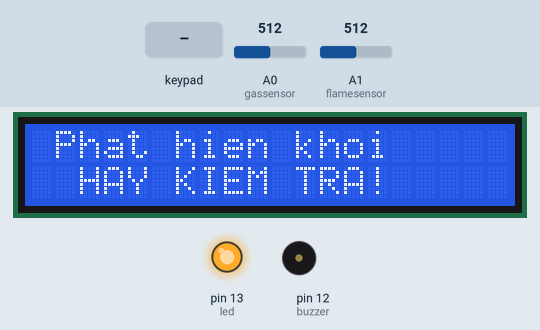
The sketch below on a simulated Arduino Uno, built with avr-gcc and run on an emulated ATmega328P. Shown: 20×2 character LCD, output pins drawn as LEDs (lit = HIGH), buzzer (waves = sounding). The test bench sets the inputs (shaded band); at power-on: A1 (flamesensor) = 512, A0 (gassensor) = 512. What the sketch prints to the serial monitor is not drawn.

Above: at 6.7 s.
6.8 s: key 'C' pressed
At 14.5 s:
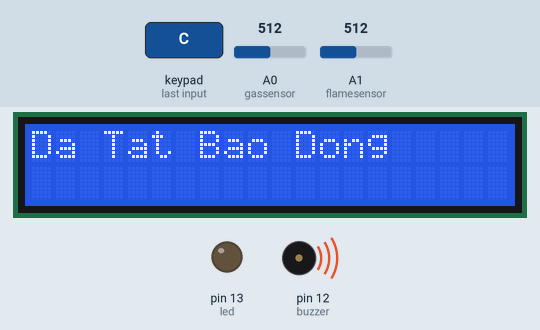
18.7 s: A1 (flamesensor) set to 290
At 21.4 s:
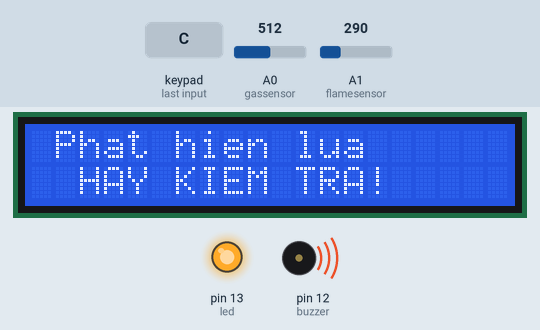
30.6 s: A1 (flamesensor) set to 306
37.3 s: key '#' pressed
At 38.0 s:
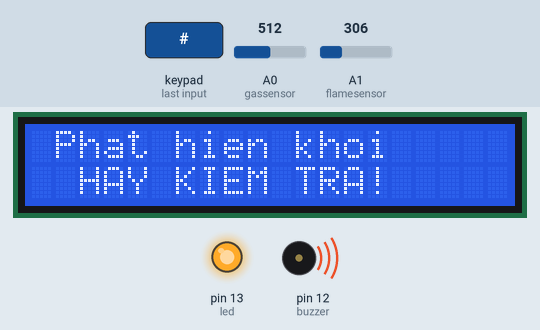
49.2 s: keypad keys 9 8 7 6 pressed 1.5 s apart
At 55.8 s:
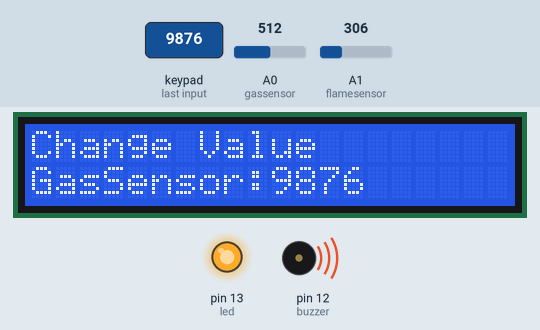
56.7 s: key 'B' pressed
At 57.7 s:
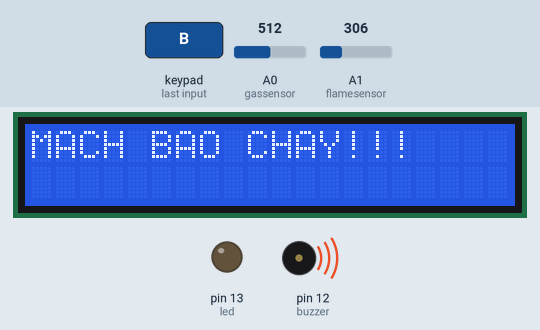
Timing chart, 0 to 65.2 s (numbered marks = the images above; inputs shaded):
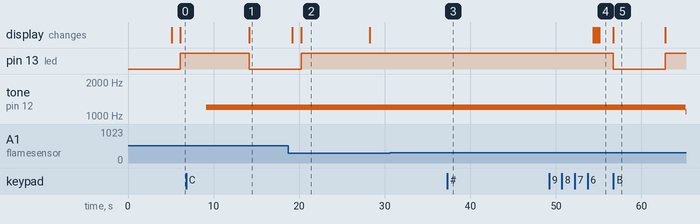

The sketch:

FlameSensor.ino
```cpp
#include <LiquidCrystal_I2C.h>
#include <Keypad.h>

#define GAS_VALUE_MAX 400
#define GAS_VALUE_MIN 0

int flamesensor = A1;
int gassensor = A0;
int led = 13;
int buzzer = 12;

String key_input;//Store the char input from keypad
uint THRESHOLD = GAS_VALUE_MAX;//Value default
//uint dust_sensor_read;//Read dust density from sensor GP2Y101AU0F
bool state = true;

 const byte ROWS = 4; /* four rows */
 const byte COLS = 4; /* four columns */
 char hexaKeys[ROWS][COLS] = {
  {'1','2','3','A'},
  {'4','5','6','B'},
  {'7','8','9','C'},
  {'*','0','#','D'}
  };
 char keypressed;                 //Where the keys are stored it changes very often
 byte rowPins[ROWS] = {9,8,7,6}; /* connect to the row pinouts of the keypad */
 byte colPins[COLS] = {5,4,3,2}; /* connect to the column pinouts of the keypad */
 Keypad customKeypad = Keypad( makeKeymap(hexaKeys), rowPins, colPins, ROWS, COLS);
 LiquidCrystal_I2C lcd(0x27,20,2);

void setup() {
  Serial.begin(115200);
  lcd.init();
  lcd.backlight();
  lcd.setCursor(4 ,0);
  lcd.print("Xin Chao");
  pinMode(led,OUTPUT);
  pinMode(buzzer,OUTPUT);
  delay(5000);
  lcd.clear();
  lcd.print("MACH BAO CHAY!!!");
}

void loop() {
  int FlameValue = analogRead(flamesensor);
  int GasValue = analogRead(gassensor);
    Serial.print("Gas detect  :");
    Serial.println((int)GasValue);
    Serial.print("Flame detect:");
    Serial.println((int)FlameValue);
    delay(1000);
   if(FlameValue<300){
      lcd.clear();
      lcd.setCursor(1,0);
      lcd.print("Phat hien lua");
      lcd.setCursor(2,1);
      lcd.print("HAY KIEM TRA!");
      digitalWrite(led, HIGH);
      tone_buzzer ();
      delay(5000);
      }

  if(GasValue>THRESHOLD){
      lcd.clear();
      lcd.setCursor(1 ,0);
      lcd.print("Phat hien khoi");
      lcd.setCursor(2,1);
      lcd.print("HAY KIEM TRA!");
      digitalWrite(led, HIGH);
      tone_buzzer ();
      delay(5000);
      }

   char key = customKeypad.getKey(); // Ký tự nhập vào sẽ gán cho biến Key

   switch(key){
   case '#':
   //lcd.clear();
   //lcd.setCursor(2,0);
   //lcd.print("Change Value");
   //lcd.setCursor(0,1);
   //lcd.print("GasSensor: ");
   ChangeValue();
   delay(5000);
   }

   switch(key){
   case '*':
   sensor_value();
   delay(5000);
   }

   switch(key){
   case 'B':
   lcd.clear();
   lcd.print("MACH BAO CHAY!!!");
   }

   switch(key){
   case 'C':
   lcd.clear();
   lcd.print("Da Tat Bao Dong");
   digitalWrite(led, LOW);
   delay(5000);
   sensor_value();
   }

   switch(key){
   case 'D':
   lcd.clear();
   lcd.setCursor(1,0);
   lcd.print("Test Canh Bao!");
   digitalWrite(led, HIGH);
   tone_buzzer ();
   delay(5000);
   digitalWrite(led, LOW);
   lcd.clear();
   lcd.print("MACH BAO CHAY!!!");
  }
}

void sensor_value() {
    // read the value of the Flame Sensor:
  int FlameValue = analogRead(flamesensor);
  int GasValue = analogRead(gassensor);
    lcd.clear();
    lcd.setCursor(0,0);
    lcd.print("Flame detect:");
    lcd.print((int)FlameValue);
    lcd.setCursor(0,1);
    lcd.print("Gas detect  :");
    lcd.print((int)GasValue);

}

void ChangeValue(){
  unsigned char i=10;
  lcd.clear();
  NOTE:
    lcd.setCursor(0,0);//Col 0 Row 0
    lcd.print("Change Value");
    lcd.setCursor(0,1);//Col 0 Row 1
    lcd.print("GasSensor:");
  while(1){
   // char key = KEYPAD_SCAN();
    char key = customKeypad.getKey();
    if(key!=0){
      switch(key){
        case '1':        case '2':        case '3':        case '4':        case '5':
        case '6':        case '7':        case '8':        case '9':        case '0':
          lcd.setCursor(0,1);//Col 0 Row 1
          lcd.print("GasSensor:");
          lcd.setCursor(i,1);//Col i Row 1
          lcd.print(key);
          key_input+=key;
          i++;
          break;
        case 'A'://Confirm Threshold
          if(key_input.length() > 0 && key_input.length() <4){
              THRESHOLD = key_input.toInt();//Convert String to Int, New THRESHOLD
              if( THRESHOLD <=700){
                key_input ="";//Clear key_input
                state = true;
                lcd.clear();
                lcd.setCursor(0,0);//Col 0 Row 0
                lcd.print("Success");
                lcd.setCursor(0,1);//Col 0 Row 0
                lcd.print("Press B to back");
              }
             /* else{
                lcd.clear();
                lcd.setCursor(0,0);//Col 0 Row 0
                lcd.print("Wrong");
                key_input ="";//Clear key_input
                lcd.setCursor(0,1);//Col 0 Row 1
                lcd.print("Input again");
                delay(1000);
                goto NOTE;
              } */
          }
         /* else{
              lcd.clear();
              lcd.setCursor(0,0);//Col 0 Row 0
              lcd.print("Wrong");
              key_input ="";//Clear key_input
              lcd.setCursor(0,1);//Col 0 Row 1
              lcd.print("Input again");
              delay(1000);
              goto NOTE;
          } */
          break;
        case 'B'://Black to LCD Display value Sensor
          lcd.clear();
          lcd.print("MACH BAO CHAY!!!");
          digitalWrite(led, LOW);
          goto EXIT_ADJUST;
          break;
      }
    }
  }
  EXIT_ADJUST:;
}

void tone_buzzer() {
for(int i=600; i<1200; i++){
  delay(5);
  tone(buzzer, i);
  }
  for(int i=1200; i<600; i--){
  delay(5);
  tone(buzzer, i);
  }
}
```

Measured:
- after the input at 6.8 s, pin 13 (led): HIGH → LOW after 7.4 s; the display: changes after 7.4 s (image 1)
- after the input at 18.7 s, tone on pin 12 (buzzer): stays 1199 Hz (without the input it goes to 865 Hz after 11.9 s)
- after the input at 37.3 s, tone on pin 12 (buzzer): stays 1199 Hz (without the input it goes to 1167 Hz after 11.9 s)
- after the input at 49.2 s, the display: first differs from a run without the input after 5.3 s (image 4 shows a later state)
- after the input at 56.7 s, pin 13 (led): HIGH → LOW at once, → HIGH 6.0 s later; tone on pin 12 (buzzer): 1199 Hz → 1087 Hz after 8.5 s; the display: changes at once (image 5)
- what the display in image 2 shows lasts 8.1 s, from 20.2 s to 28.3 s
